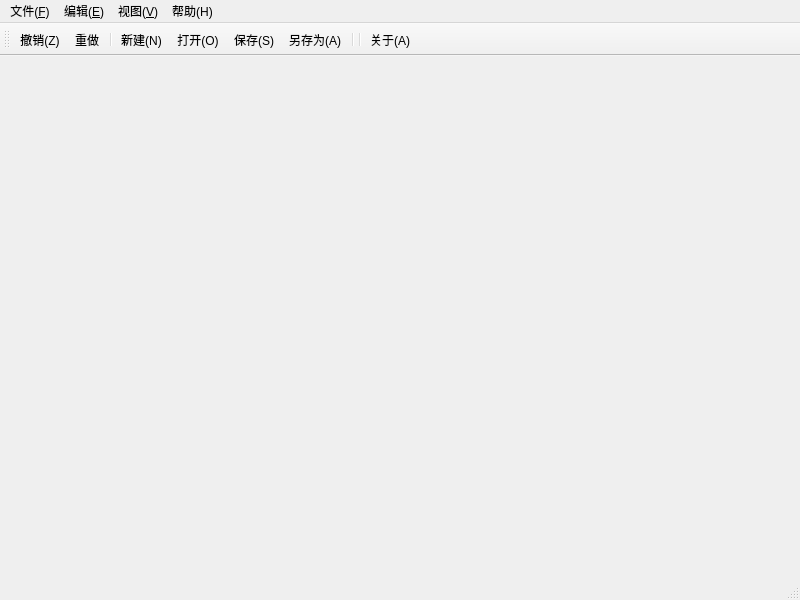
<?xml version="1.0" encoding="UTF-8"?>
<ui version="4.0">
 <class>MainWindow</class>
 <widget class="QMainWindow" name="MainWindow">
  <property name="geometry">
   <rect>
    <x>0</x>
    <y>0</y>
    <width>800</width>
    <height>600</height>
   </rect>
  </property>
  <property name="windowTitle">
   <string>MainWindow</string>
  </property>
  <widget class="QWidget" name="centralwidget">
   <layout class="QVBoxLayout" name="verticalLayout">
    <item>
     <widget class="QTabWidget" name="tabWidget">
      <property name="currentIndex">
       <number>-1</number>
      </property>
      <property name="documentMode">
       <bool>true</bool>
      </property>
      <property name="tabsClosable">
       <bool>true</bool>
      </property>
      <property name="movable">
       <bool>true</bool>
      </property>
     </widget>
    </item>
   </layout>
  </widget>
  <widget class="QMenuBar" name="menubar">
   <property name="geometry">
    <rect>
     <x>0</x>
     <y>0</y>
     <width>800</width>
     <height>19</height>
    </rect>
   </property>
   <widget class="QMenu" name="menuFile">
    <property name="title">
     <string>文件(&amp;F)</string>
    </property>
    <addaction name="actionNew"/>
    <addaction name="actionOpen"/>
    <addaction name="actionSave"/>
    <addaction name="actionSave_as"/>
    <addaction name="separator"/>
    <addaction name="actionExit"/>
   </widget>
   <widget class="QMenu" name="menuEdit">
    <property name="title">
     <string>编辑(&amp;E)</string>
    </property>
    <addaction name="actionUndo"/>
    <addaction name="actionRedo"/>
    <addaction name="actionCut"/>
    <addaction name="actionCopy"/>
    <addaction name="actionPaste"/>
   </widget>
   <widget class="QMenu" name="menuView">
    <property name="title">
     <string>视图(&amp;V)</string>
    </property>
   </widget>
   <widget class="QMenu" name="menuHelp">
    <property name="title">
     <string>帮助(H)</string>
    </property>
    <addaction name="actionAbout"/>
   </widget>
   <addaction name="menuFile"/>
   <addaction name="menuEdit"/>
   <addaction name="menuView"/>
   <addaction name="menuHelp"/>
  </widget>
  <widget class="QStatusBar" name="statusbar"/>
  <widget class="QToolBar" name="toolBar">
   <property name="windowTitle">
    <string>toolBar</string>
   </property>
   <attribute name="toolBarArea">
    <enum>TopToolBarArea</enum>
   </attribute>
   <attribute name="toolBarBreak">
    <bool>false</bool>
   </attribute>
   <addaction name="actionUndo"/>
   <addaction name="actionRedo"/>
   <addaction name="separator"/>
   <addaction name="actionNew"/>
   <addaction name="actionOpen"/>
   <addaction name="actionSave"/>
   <addaction name="actionSave_as"/>
   <addaction name="separator"/>
   <addaction name="separator"/>
   <addaction name="actionAbout"/>
  </widget>
  <action name="actionNew">
   <property name="text">
    <string>新建(&amp;N)</string>
   </property>
  </action>
  <action name="actionOpen">
   <property name="text">
    <string>打开(&amp;O)</string>
   </property>
  </action>
  <action name="actionSave">
   <property name="text">
    <string>保存(&amp;S)</string>
   </property>
  </action>
  <action name="actionSave_as">
   <property name="text">
    <string>另存为(&amp;A)</string>
   </property>
  </action>
  <action name="actionExit">
   <property name="text">
    <string>退出(&amp;X)</string>
   </property>
  </action>
  <action name="actionUndo">
   <property name="text">
    <string>撤销(&amp;Z)</string>
   </property>
  </action>
  <action name="actionRedo">
   <property name="text">
    <string>重做</string>
   </property>
  </action>
  <action name="actionCut">
   <property name="text">
    <string>剪切</string>
   </property>
  </action>
  <action name="actionCopy">
   <property name="text">
    <string>复制</string>
   </property>
  </action>
  <action name="actionPaste">
   <property name="text">
    <string>粘贴</string>
   </property>
  </action>
  <action name="actionAbout">
   <property name="text">
    <string>关于(&amp;A)</string>
   </property>
  </action>
 </widget>
 <resources/>
 <connections/>
</ui>
